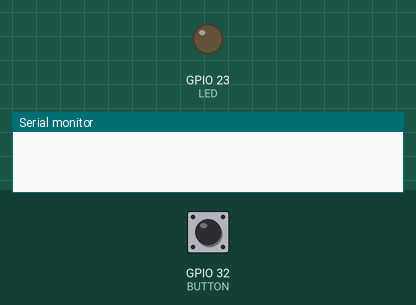
The sketch below on a simulated ESP32. On the bench: output pins drawn as LEDs (lit = HIGH), the last lines printed to the serial monitor. The test bench sets the inputs (shaded band); at power-on: GPIO 32 (BUTTON) HIGH.

Above: at 1.2 s.
1.3 s: GPIO 32 (BUTTON) pulled LOW for 0.15 s
At 1.37 s:
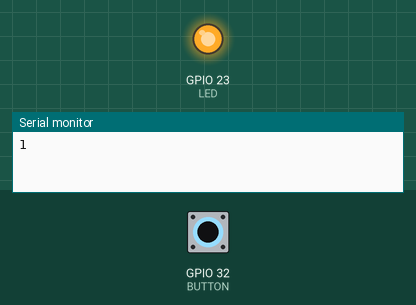
2.9 s: GPIO 32 (BUTTON) pulled LOW for 3.2 s
At 6.7 s:
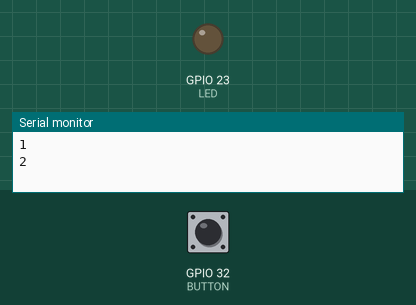
Timing chart, 0 to 8.2 s (numbered marks = the images above; inputs shaded):
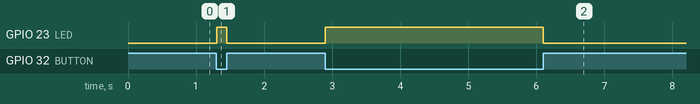

The sketch:

Lab_1.ino
```cpp
// void setup() {
//   // put your setup code here, to run once:
//   Serial.begin(9600);
//   //Serial.println("Hello World!");
// }
// void loop() {
//   // put your main code here, to run repeatedly:
//   Serial.println("Hello World");
//   delay(1000);
// }

//LAB1.2

#define LED 23
#define DELAY_TIME 1000
#define BUTTON 32
// void setup() {
//   // initialize digital pin LED_BUILTIN as an output.
//  Serial.begin(9600);
//   pinMode(LED, OUTPUT);
// }
// // the loop function runs over and over again forever
// void loop() {
//   digitalWrite(LED, HIGH);   // turn the LED on
//   delay(DELAY_TIME);             // wait for a second
//   digitalWrite(LED, LOW);    // turn the LED off
//   delay(DELAY_TIME);             // wait for a second
// }

//Lab 3
int count=0;
void setup() {
  Serial.begin(9600);
  pinMode(BUTTON, INPUT); // set arduino pin to input mode
  pinMode(LED, OUTPUT);  // set arduino pin to output mode

}
void loop() {
  if(digitalRead(BUTTON)==LOW) {
    digitalWrite(LED, HIGH);
    count++;
    Serial.println(count);
    while(digitalRead(BUTTON)==LOW);
  }else{
    digitalWrite(LED, LOW);
  }
}
```

Measured:
- after the input at 1.3 s, GPIO 23 (LED): LOW → HIGH at once, → LOW 0.15 s later
- after the input at 2.9 s, GPIO 23 (LED): LOW → HIGH at once, → LOW 3.2 s later
